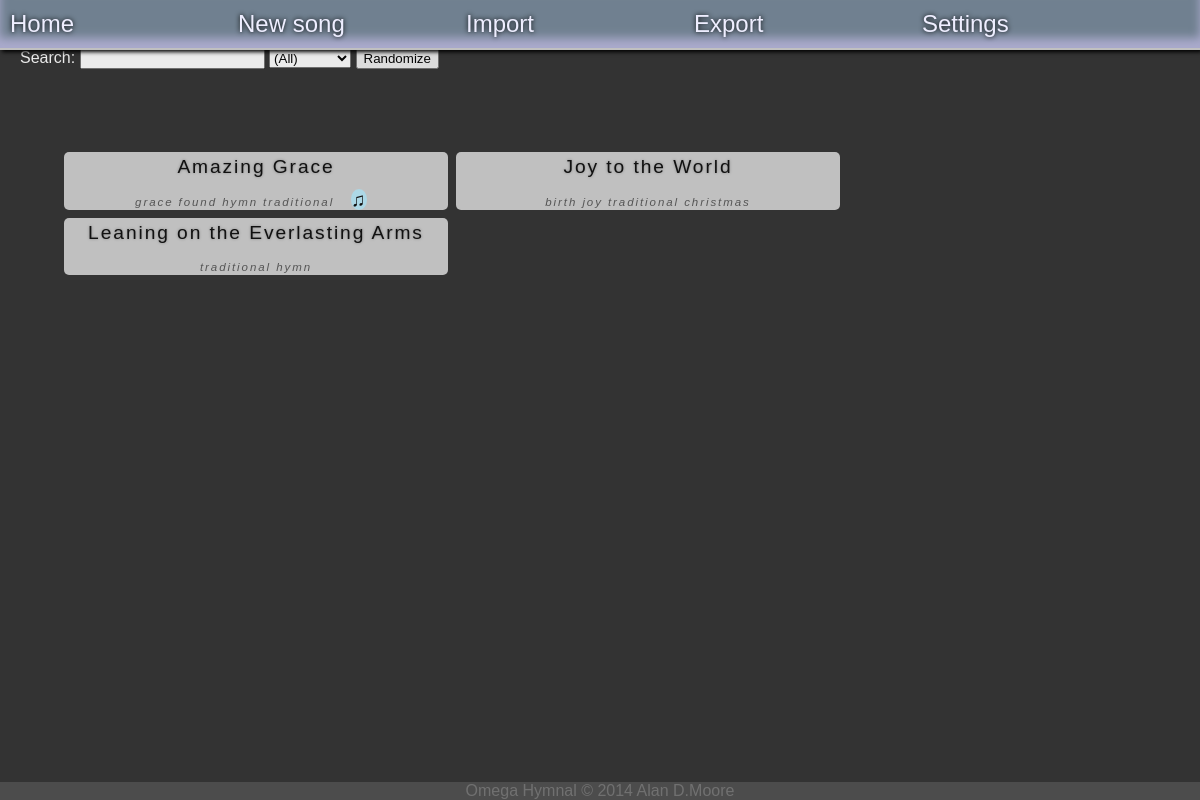
The page / on the database its author committed.
### tables this page shows
CREATE TABLE pages (
       song_id	    INTEGER REFERENCES songs(id)
       ,page_number INT
       ,lyrics	    TEXT
       ,CONSTRAINT pages_pk PRIMARY KEY (song_id, page_number)
);

CREATE TABLE songs (
       id    	   INTEGER PRIMARY KEY AUTOINCREMENT
       ,name 	   TEXT NOT NULL
       ,authors	   TEXT
       ,category   TEXT
       ,keywords   TEXT

);

### omegahymnal.py (the view)
@app.route("/")
def index():
    songs = g.db.get_songlist()
    categories = g.db.get_categories()
    return render_template("main.jinja2", songs=songs, categories=categories)

### includes/database.py (called while the page is built)
    def cx(self):
        if not self.cx_obj:
            self.cx_obj = sqlite3.connect(self.dbfile)
            self.cx_obj.row_factory = sqlite3.Row
        return self.cx_obj

    def cu(self):
        if not self.cu_obj:
            self.cu_obj = self.cx().cursor()
        return self.cu_obj

    def query(self, query, data=None, return_results=True):
        if data is None:
            self.cu().execute(query)
        else:
            self.cu().execute(query, data)
        if return_results:
            results =  self.cu().fetchall()
            return [dict(x) for x in results]
        else:
            self.cx().commit()
            return None

    def get_songlist(self, *args, **kwargs):
        songs = self.query("SELECT * FROM song_list_v ORDER BY name")
        return songs

    def get_categories(self, *args, **kwargs):
        term = kwargs.get("term", [''])[0] + '%'
        categories = self.query("SELECT DISTINCT category FROM songs WHERE category like ? ORDER BY category", (term,))
        categories = [x["category"] for x in categories]
        return categories

### omegahymnal.py (called while the page is built)
@app.before_request
def before_request():
    g.db = Database(app.config.get("DATABASE_FILE"))

### templates/main.jinja2 (shortened to what this page needs)
{% extends "base.jinja2" %}
{% block body %}
{% include "navigation.jinja2" %}
<div id="content">
<div id="filter_controls">
<label for='search'>Search: </label><input id='search' />
<select id='category_select'>
<option value=''>(All)</option>
</select>
<button id='randomize_list'>Randomize</button>
</div>
<ul id="songlist">
  {% for song in songs: %}
<li
   class='songlink'
   title = "{{song.get("first_page")}}"
   data-song_id={{song.get("id")}}
   data-category="{{song.get("category")}}"
   data-href="{{url_for("song", id=song.get("id"))}}"
>
  <span class="song_title">{{song.get("name")}}</span>
  <span class="keywords">{{song.get("keywords")}}</span>
  {% if song.get("has_chords") == 1: %}
    <span class=chord_icon>&#x266B;</span>
{% endif %}
</li>
{% endfor %}
</ul>
</div>
{% endblock %}

### templates/base.jinja2 (shortened to what this page needs)
<!DOCTYPE html>
<html>
  <head>
    <link rel='stylesheet' type='text/css' href='{{url_for("static", filename="css/style.css")}}' />
    <link rel='stylesheet' type='text/css' href='{{url_for("static", filename="css/jquery-ui.css")}}' />
    </head>
<body>
  {% block body %}
  {% endblock %}
{% block footer %}
<div id="footer">
Omega Hymnal &copy; 2014 Alan D.Moore
</div>
{% endblock %}
</body>
</html>

### templates/navigation.jinja2
<nav>
<ul>
{% for description, url, id in [
  ("Home", url_for("index"), "link_home"),
  ("New song", "#", "new_song"),
  ("Import", "#", "link_import"),
  ("Export", "#", "link_export"),
  ("Settings", url_for("settings"), "link_settings")
  ]%}
<li id="{{id}}">
{% if url: %}
<a href="{{url}}">
{{description}}
</a>
{% else: %}
{{description}}
{% endif %}
</li>
{% endfor %}
</ul>
</nav>

### static/css/style.css (style rules this page uses)
BODY { background-color: #333; color: white; font-size: 12pt; font-family: Tahoma, Arial, Sans; padding: 0px; margin: 0px; }
A { color: #EEF; text-decoration: none; }
NAV { background-color: slategray; color: #111; border-bottom: solid 2px silver; box-shadow: inset 0px -10px 10px #AAC, 2px 2px 4px black; height: 2em; margin-top: 0px; font-size: 1.5em; position: fixed; top: 0; left: 0; z-index:100; width: 100%; }
NAV UL { list-style: none; margin-top: 0px; padding: 10px; }
NAV UL LI { float: left; }
NAV A { text-shadow: 0px 0px 5px black; }
#content { padding: 20px; text-align: justify; }
#songlist { list-style: none; overflow: auto; width: 99%; position: relative; overflow: auto; height: auto; margin-top: 8em; }
#songlist LI { font-size: 1.2em; border-radius: 5px; background-color: silver; color: #111; text-align: center; vertical-align: middle; margin: 4px; padding: 0px; letter-spacing: .1em; float: left; width: 20em; height: 3em; overflow: hidden; }
#songlist LI .song_title { display:block; color: #111; text-shadow: 0px 0px 3px gray; height: 1.5em; padding: 4px; }
#filter_controls { position: fixed; top: 3em; background-color: #333; opacity: .9; z-index: 50; width: 100%; }
.keywords { font-size: .6em; color: #555; font-style: italic; z-index: 800; }
SPAN.chord_icon { background-color: lightblue; border-radius: 50%; margin: .5em; }
#footer { position: fixed; bottom: 0px; text-align: center; opacity: .3; width: 100%; background-color: #888; }

### rows shown on the page
pages: get "Amazing Grace", get "grace found hymn traditional"
pages: get "Joy to the World", get "birth joy traditional christmas"
pages: get "Leaning on the Everlasting Arms", get "traditional hymn"

### other values the page prints
{{ description }} "Home" "New song" "Import" "Export" "Settings"
